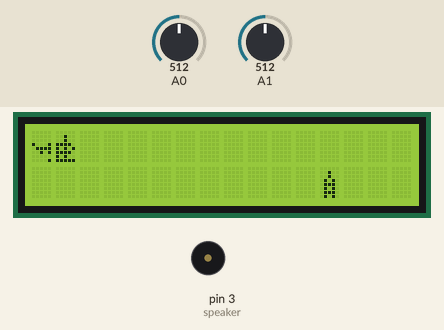
Recording of a sketch running on a simulated Arduino Uno, built with avr-gcc and run on an emulated ATmega328P. Shown: 16×2 character LCD, buzzer (waves = sounding). The test bench sets the inputs (shaded band); at power-on: A0 = 512, A1 = 512. Random numbers use the default seed unless the sketch sets one; EEPROM starts erased.

Above: at 1.5 s.
1.6 s: A0 set to 984
3.5 s: A0 set to 1010
At 5.3 s:
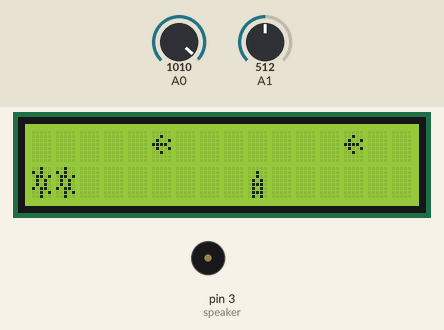
5.4 s: A0 set to 990
At 7.01 s:
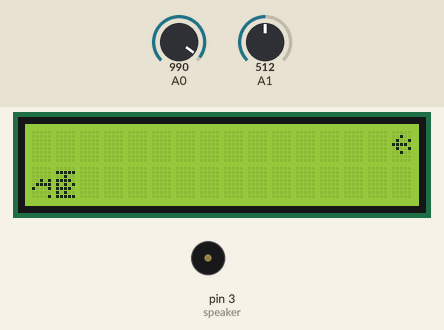
8.3 s: A0 set to 1023
At 8.57 s:
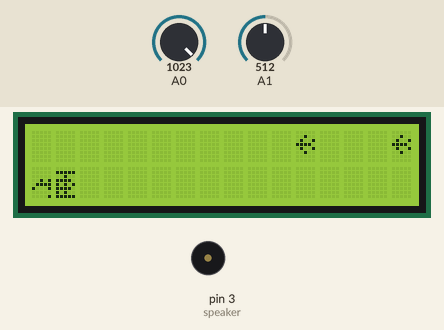
10.1 s: A0 set to 900
At 11.31 s:
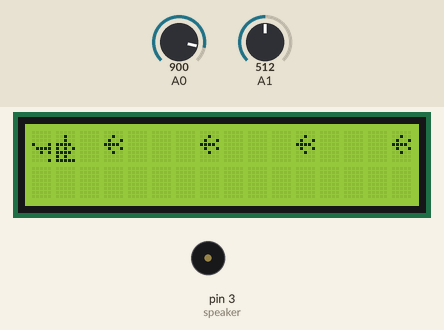
11.9 s: A0 set to 1010
At 14.6 s:
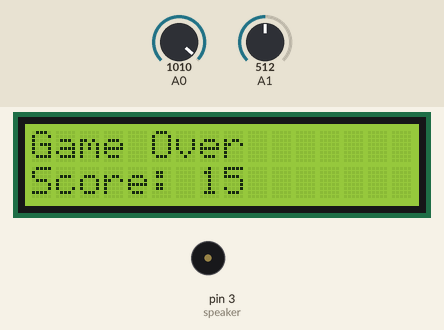
Timing chart, 0 to 15.7 s (numbered marks = the images above; inputs shaded):
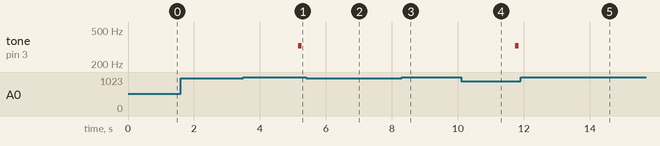

The sketch:

gamehelicopterShield.ino
```cpp
#include <EEPROM.h>
#include <LiquidCrystal.h>

// Class for cycling through a sequence of animation frames
class Animation {
  private:
    int _current_frame;
    int _frame_count;
    int *_frames;

  public:
    Animation(int frame_count, int *frames) {
      _current_frame = 0;
      _frame_count = frame_count;
      _frames = frames;
    }

    int next() {
      _current_frame++;
      if (_current_frame == _frame_count) {
        _current_frame = 0;
      }
      return _frames[_current_frame];
    }
    int prev() {
      _current_frame++;
      if (_current_frame < 0) {
        _current_frame += _frame_count;
      }
      return _frames[_current_frame];
    }
    int current() {
      return _frames[_current_frame];
    }
};

// Constants for identifying each sprite
const byte SPRITE_TAIL0 = 0;
const byte SPRITE_TAIL1 = 1;

const byte SPRITE_BODY0 = 2;
const byte SPRITE_BODY1 = 3;

const byte SPRITE_WALLB = 5;
const byte SPRITE_WALLT = 6;

const byte SPRITE_EXPL = 7;

// Sprite custom character data
byte sprite_tail0[8] = {0b00000, 0b00000, 0b00000, 0b10001, 0b01111, 0b00101, 0b00000, 0b00001};
byte sprite_tail1[8] = {0b00000, 0b00000, 0b00000, 0b00101, 0b01111, 0b10001, 0b00000, 0b00001};

byte sprite_body0[8] = {0b00000, 0b00100, 0b00100, 0b11110, 0b10101, 0b11110, 0b10100, 0b11111};
byte sprite_body1[8] = {0b00000, 0b11111, 0b00100, 0b11110, 0b10101, 0b11110, 0b10100, 0b11111};

byte sprite_wallt[8] = {0b00000, 0b00100, 0b01001, 0b11110, 0b01001, 0b00100, 0b00000, 0b00000};
byte sprite_wallb[8] = {0b00000, 0b00100, 0b00100, 0b01010, 0b01110, 0b01010, 0b01110, 0b01010};

byte sprite_expl[8] = {0b00100, 0b10100, 0b01101, 0b01010, 0b01010, 0b10110, 0b00101, 0b00100};

// Animation sequences
int seq_tail[] = {SPRITE_TAIL0, SPRITE_TAIL1};
int seq_body[] = {SPRITE_BODY0, SPRITE_BODY1};

Animation anim_tail(2, seq_tail);
Animation anim_body(2, seq_body);

// LCD settings
//LiquidCrystal lcd(13, 12, 11, 10, 9, 8, 7, 6, 5, 4);
LiquidCrystal lcd(8, 9, 4, 5, 6, 7);

//const int lcd_backlight = 3;

// Button pin constants
//const int button = 2;

//Speaker pin contstant
const int speaker = 3;

// Some game constants that can be adjusted to control difficulty
const unsigned long frame_rate = 125;
unsigned long frame_next = 0;

int game_mode = 0;

unsigned long score = 0;
boolean new_highscore = false;

boolean first = true;
boolean button_state = false;

const unsigned debounce_time = 20;
//volatile boolean button_toggled = true;
volatile unsigned long next_read = 0;

// Do "smart" spawning of walls so the game is never unplayable
unsigned int mask_wall = 0b1111000000000000;

// Helicopter collision detection mask
unsigned int mask_heli = 0b0000000000000011;

// Bitwise representations of obstacle locations
unsigned int walls_top = 0x0000;
unsigned int walls_bot = 0x0000;

// Maximum and minimum wall advance rates
unsigned long max_wall_advance_rate = 350;
unsigned long min_wall_advance_rate = 140;

unsigned long wall_advance_rate = max_wall_advance_rate;
unsigned long wall_advance_next = 0;

// Death animation and flash times
unsigned long death_rate = 150;
unsigned long death_hold = 1500;

void setup() {

  pinMode(speaker,OUTPUT);

  read_button();

  // Seed the random number generator using noise from analog 0
  unsigned long seed = 0;
  for (int n = 0; n < 32; ++n) {
    randomSeed(seed);
    delay(random() & 0xf);

    seed <<= 1;
    seed |= analogRead(1) & 1;
  }

  // Generate the custom characters for the games sprites
  lcd.createChar(SPRITE_TAIL0, sprite_tail0);
  lcd.createChar(SPRITE_TAIL1, sprite_tail1);

  lcd.createChar(SPRITE_BODY0, sprite_body0);
  lcd.createChar(SPRITE_BODY1, sprite_body1);

  lcd.createChar(SPRITE_WALLB, sprite_wallb);
  lcd.createChar(SPRITE_WALLT, sprite_wallt);

  lcd.createChar(SPRITE_EXPL, sprite_expl);

  // Start up the LCD
  lcd.begin(16, 2);
  lcd.noCursor();
  lcd.clear();
  lcd.home();

  // Start at the home screen
  set_game_mode(0);
}

void loop() {
  boolean update = false;

  // Update animation sequences
  unsigned long now = millis();
  if (frame_next < now) {
    anim_tail.next();
    anim_body.next();

    frame_next = now + frame_rate;
    update = true;
  }

  read_button();
  update = true;

  // Take appropriate action depending on the current game mode
  switch (game_mode) {
    case 0: game_home(update) ; break;
    case 1: game_play(update) ; break;
    case 2: game_over(update); break;
    default: game_mode = 0;
  }
}

// The home state
void game_home(boolean update) {
  if (first) {
    first = false;
    score = get_highscore();
    lcd.clear();
  }

   read_button();
   if (!button_state) {
    set_game_mode(1);
  }

  if (update) {
    lcd.setCursor(0, 0);
    lcd.print("Helicopter! ");
    lcd.write(anim_tail.current());
    lcd.write(anim_body.current());

    lcd.setCursor(0, 1);
    lcd.print("Best: ");
    lcd.print(score);
  }
}

// The game play state
void game_play(boolean update) {
  if (first) {
    first = false;

    score = 0;
    new_highscore = false;

    walls_bot = 0;
    walls_top = 0;
    wall_advance_rate = max_wall_advance_rate;

    lcd.clear();
  }

  unsigned long now = millis();

  // Is it time to advance the obstacles?
  if (now > wall_advance_next) {
    if (wall_advance_rate > min_wall_advance_rate) {
      wall_advance_rate--;
    }
    wall_advance_next = now + wall_advance_rate;

    walls_top >>= 1;
    walls_bot >>= 1;
    ++score;

    // Can we spawn a new obstacle for the player?
    if (((walls_top | walls_bot) & mask_wall) == 0) {
      if (random() & 1) {
        walls_top |= 0x8000;
      } else {
        walls_bot |= 0x8000;
      }
    }

    update = true;
  }

  // Render the next frame
  if (update) {
    lcd.setCursor(0, button_state ? 0 : 1);
    lcd.write(0x20);
    lcd.write(0x20);

    for (int n = 0; n < 16; ++n) {
      lcd.setCursor(n, 0);
      if (walls_top & (1 << n)) {
        lcd.write(SPRITE_WALLT);
        lcd.write(0x20);
      }
    }

    for (int n = 0; n < 16; ++n) {
      lcd.setCursor(n, 1);
      if (walls_bot & (1 << n)) {
        lcd.write(SPRITE_WALLB);
        lcd.write(0x20);
      }
    }

    // Handle a collision with an obstacle
    lcd.setCursor(0, button_state ? 1 : 0);
    if (mask_heli & (button_state ? walls_bot : walls_top)) {
      lcd.write(SPRITE_EXPL);
      lcd.write(SPRITE_EXPL);
      tone(speaker,329, 100);
      boolean ramp = false;
      unsigned long curr = millis(), prev = curr, next = curr + death_rate;
      unsigned long death_stop = millis() + death_hold;

      // Flash the LCDs backlight
      while (curr <= death_stop) {
        curr = millis();

        if (curr > next) {
          prev = curr;
          next = prev + death_rate;
        }

        // Fade the backlight on and off
        unsigned long v = map(curr, prev, next, 0, 255);
        if (!ramp) {
          v = 255 - v;
        }
        //analogWrite(lcd_backlight, v);
      }
      //analogWrite(lcd_backlight, 255);

      // Store the new highscore
      if (score > get_highscore()) {
        set_highscore(score);
        new_highscore = true;
      }
      set_game_mode(2);
    } else {
      lcd.write(anim_tail.current());
      lcd.write(anim_body.current());
    }
  }
}

// The game over state
// Displays the players score
void game_over(boolean update) {
  if (first) {
    first = false;
    lcd.clear();
  }

  read_button();
  if (!button_state) {
    set_game_mode(0);
  }

  if (update) {
    lcd.setCursor(0, 0);
    lcd.print(new_highscore ? "New High Score!" : "Game Over");

    lcd.setCursor(0, 1);
    lcd.print("Score: ");
    lcd.print(score);
  }
}

// Change the game mode and reset some state information
void set_game_mode(int mode) {
  button_state = true;
  game_mode = mode;
  first = true;
  lcd.clear();
}

// Retrieve the high score from EEPROM
unsigned long get_highscore() {
  unsigned long b0 = EEPROM.read(0);
  unsigned long b1 = EEPROM.read(1);
  unsigned long b2 = EEPROM.read(2);
  unsigned long b3 = EEPROM.read(3);
  unsigned long cs = EEPROM.read(4);

  if (((b0 + b1 + b2 + b3) & 0xff) == cs) {
    return b0 | (b1 << 8) | (b2 << 16) | (b3 << 24);
  }
  return 0;
}

// Store the new highscore in EEPROM
void set_highscore(unsigned long score) {
  byte b0 = (byte)((score >> 0) & 0xff);
  byte b1 = (byte)((score >> 8) & 0xff);
  byte b2 = (byte)((score >> 16) & 0xff);
  byte b3 = (byte)((score >> 24) & 0xff);
  byte cs = b0 + b1 + b2 + b3;

  EEPROM.write(0, b0);
  EEPROM.write(1, b1);
  EEPROM.write(2, b2);
  EEPROM.write(3, b3);
  EEPROM.write(4, cs);
}

void read_button() {
  if (millis() > next_read) {
    next_read = millis() + 200;
    button_state = (analogRead(A0) > 1000);
  }
}
```

Measured:
- the behaviour switches between 1000 and 1001 on A0 (found by bisection; images 0 and 1)
- after the input at 3.5 s, tone on pin 3 (speaker): silent → 329 Hz after 1.7 s, → silent 0.10 s later
- after the input at 10.1 s, tone on pin 3 (speaker): silent → 329 Hz after 1.6 s, → silent 0.10 s later
